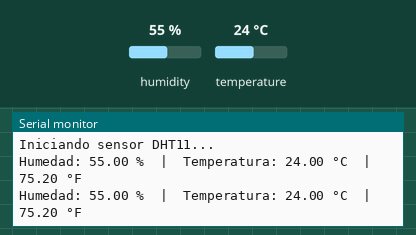
A sketch run on a simulated Arduino Uno, built with avr-gcc and run on an emulated ATmega328P. Shown: the last lines printed to the serial monitor. Inputs (shaded band) come from the test bench; at power-on: humidity 55 %, temperature 24 °C.

Above: at 2.8 s.
2.9 s: humidity set to 22 %
At 5.3 s:
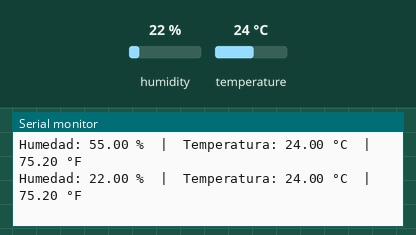
5.6 s: temperature set to 12 °C
At 6.6 s:
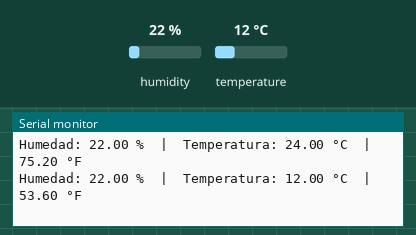
8.3 s: humidity set to 40 %
At 11.5 s:
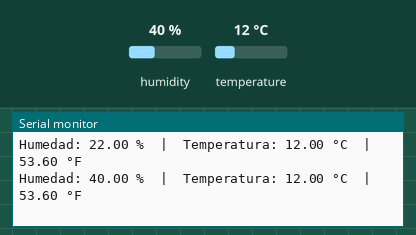
Timing chart, 0 to 13.0 s (numbered marks = the images above; inputs shaded):
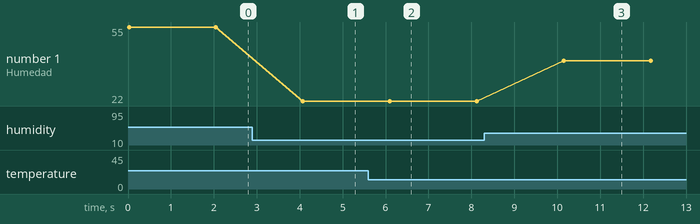

Measured:
- after the input at 2.9 s, the serial monitor: prints a new line after 1.2 s (image 1)
- after the input at 5.6 s, the serial monitor: prints a new line after 0.50 s (image 2)
- after the input at 8.3 s, the serial monitor: prints a new line after 1.8 s (image 3)
- plotted number 1: 55 → 22 after the input at 2.9 s, 22 → 40 after the input at 8.3 s

The sketch:

dht.ino
```cpp
#include "DHT.h"

// --- Configuración ---
#define DHTPIN 15        // Aquí pones el pin: 15, 2 o 4
#define DHTTYPE DHT11    // Tipo de sensor (DHT11 o DHT22)

// --- Objeto del sensor ---
DHT dht(DHTPIN, DHTTYPE);

void setup() {
  Serial.begin(115200);
  dht.begin();
  Serial.println("Iniciando sensor DHT11...");
}

void loop() {
  // Lecturas del DHT11
  float humedad = dht.readHumidity();
  float temp = dht.readTemperature(); // °C
  float tempF = dht.readTemperature(true); // °F

  // Validar que los datos son correctos
  if (isnan(humedad) || isnan(temp)) {
    Serial.println("Error al leer el DHT11");
    return;
  }

  // Mostrar en el monitor serial
  Serial.print("Humedad: ");
  Serial.print(humedad);
  Serial.print(" %  |  Temperatura: ");
  Serial.print(temp);
  Serial.print(" °C  |  ");
  Serial.print(tempF);
  Serial.println(" °F");

  delay(2000); // el DHT11 es lento (~1 lectura cada 2 s)
}
```
